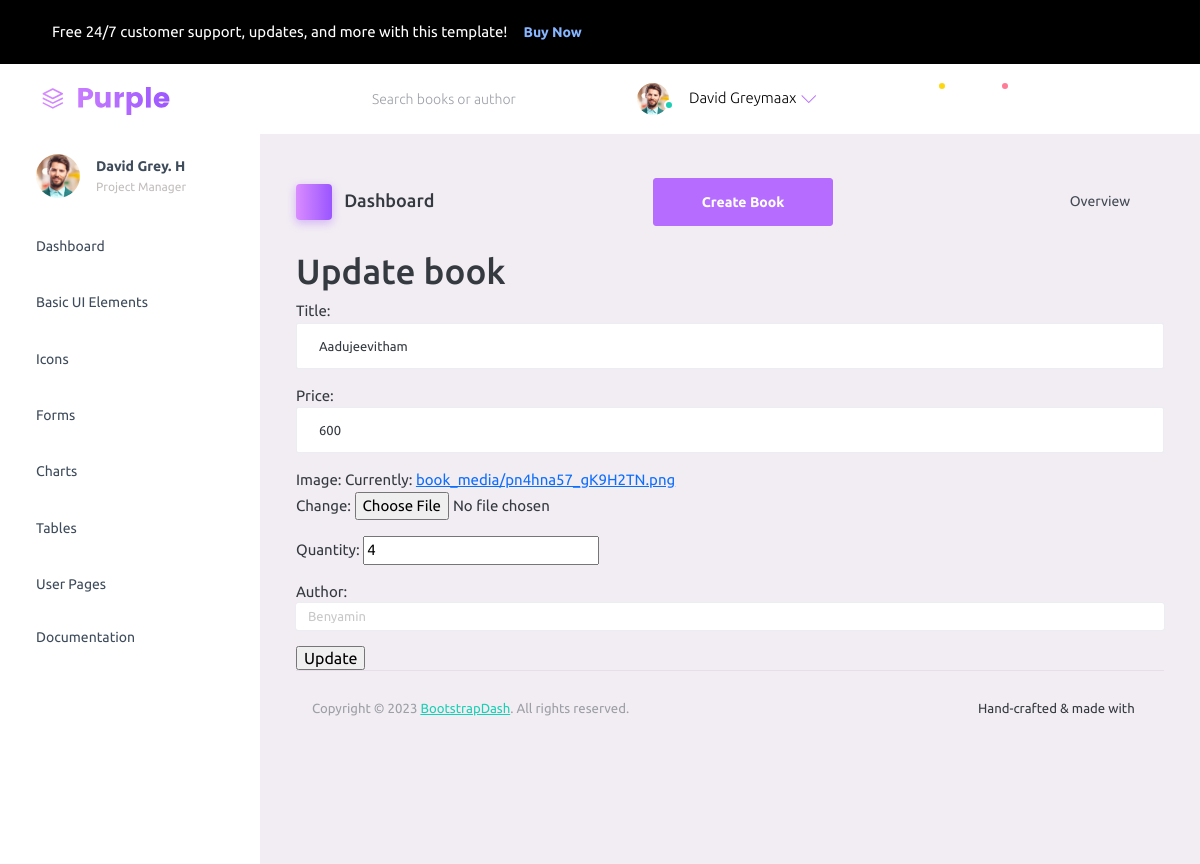
The page /updateview/1/ on the database its author committed.
### admin_app/models.py (models this page shows, shortened)
class Book(models.Model):
    title=models.CharField(max_length=200,null=True)
    price=models.IntegerField(null=True)
    image=models.ImageField(upload_to='book_media')
    quantity=models.IntegerField()
    author=models.ForeignKey(Author,on_delete=models.CASCADE)

### admin_app/views.py (the view)
# urls.py: path('updateview/<int:book_id>/',views.updateBook,name='update'),
def updateBook(request,book_id):
    book = Book.objects.get(id=book_id)
    if request.method=='POST':
        form=BookForm(request.POST,files=request.FILES,instance=book)
        if form.is_valid:
            form.save()
            return redirect('/')
    else:
        form=BookForm(instance=book)
    return render(request,'admin/updateview.html',{'form':form})

### admin_app/forms.py
class BookForm(forms.ModelForm):
    class Meta:
        model=Book
        fields='__all__'
        widgets={
            'title':forms.TextInput(attrs={'class':'form-control','placeholder':'Enter Book Name'}),
            'author':forms.Select(attrs={'class':'form-control','placeholder':'Enter Book Author'}),
            'price':forms.NumberInput(attrs={'class':'form-control','placeholder':'Enter Book price'}),
        }

### admin_app/models.py (called while the page is built)
    def __str__(self):
        return '{}'.format(self.name)

### templates/admin/updateview.html (shortened to what this page needs)
{% extends 'admin/index.html' %}
{% load static %}
{% block content %}
    <h1>Update book</h1>
    <form action="" method="post" enctype="multipart/form-data">
        {{ form.as_p }}
        <input type="submit" value="Update">
    </form>
    {% endblock %}

### rows shown on the page
Book: title "Aadujeevitham", price "600", quantity "4", author "Benyamin"
